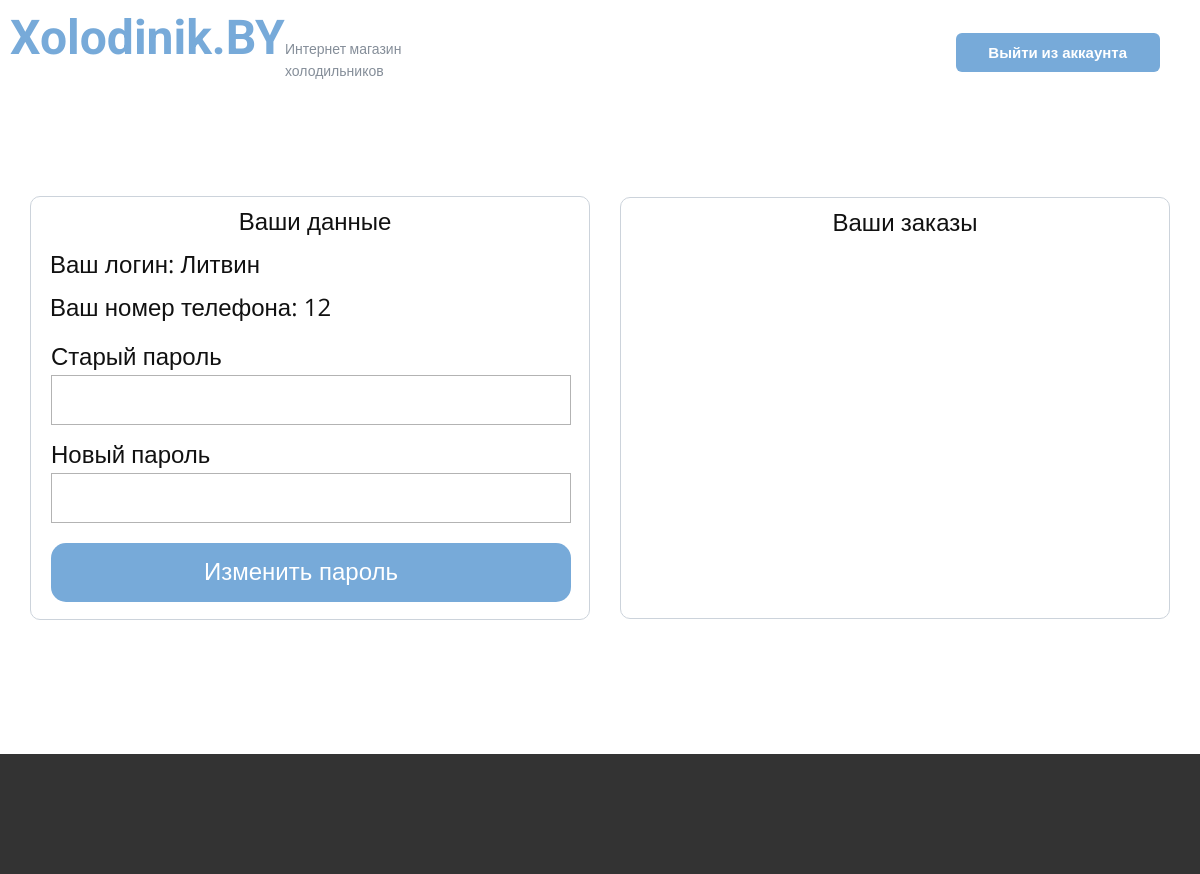
Before: /cub (signed in) with the older database file.
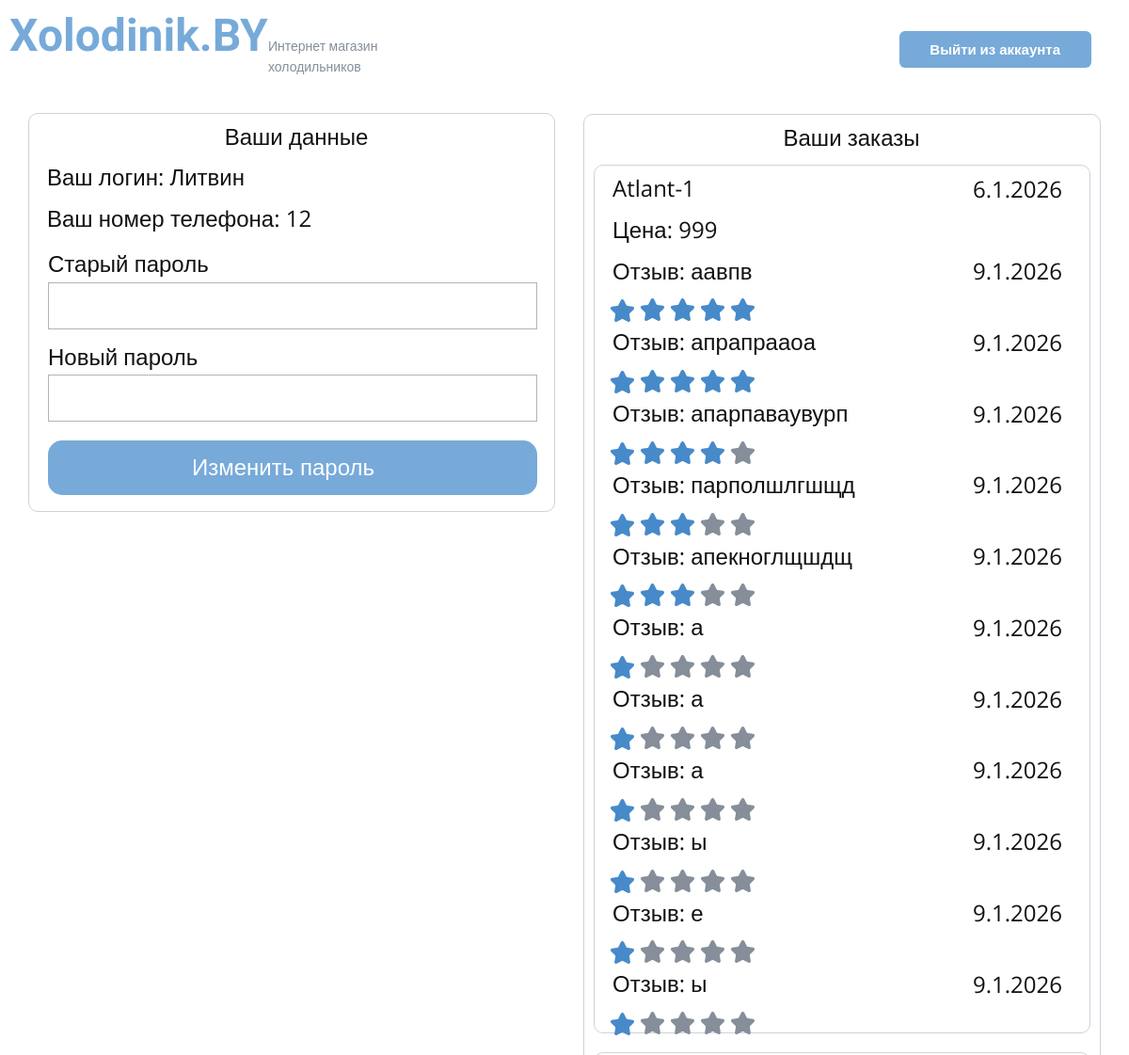
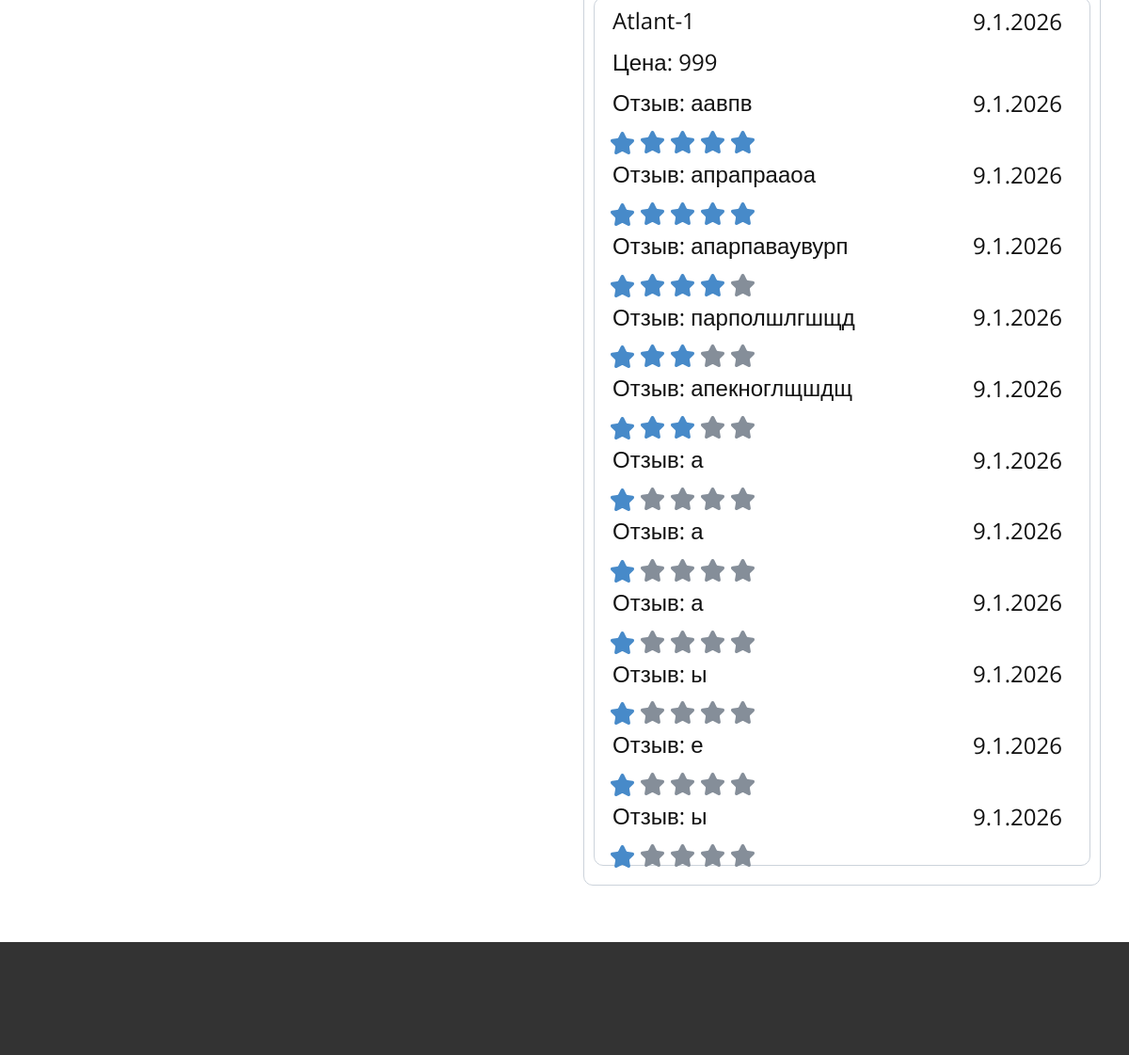
After: the same page with the newer database file (2 pictures, top to bottom).
### app.py (models this page shows)
class User(db.Model, UserMixin):
    id = db.Column(db.Integer, primary_key=True)
    login = db.Column(db.String(20), unique=True, nullable=False)
    phone_number = db.Column(db.String(13), unique=True, nullable=False)
    password = db.Column(db.String(100), nullable=False)
    role = db.Column(db.String(20))
    orders = db.relationship('Order', back_populates='user')
    reviews = db.relationship('Review', back_populates='user')

class Order(db.Model):
    id = db.Column(db.Integer, primary_key=True)
    user_phone_number = db.Column(db.String(20), nullable=False)
    user_email = db.Column(db.String(20), nullable=False)
    status = db.Column(db.String(20), nullable=False, default="на рассмотрении")
    date = db.Column(db.String(10), nullable=False)
    prod_id = db.Column(db.Integer, db.ForeignKey('prod.id'))
    prod = db.relationship('Prod', back_populates='orders')
    user_id = db.Column(db.Integer, db.ForeignKey('user.id'))
    user = db.relationship('User', back_populates='orders')

class Prod(db.Model):
    id = db.Column(db.Integer, primary_key=True)
    model = db.Column(db.String(20), nullable=False, unique=True)
    producer = db.Column(db.String(20), nullable=False)
    price = db.Column(db.Integer, nullable=False)
    width = db.Column(db.String(20), nullable=False)
    depth = db.Column(db.String(20), nullable=False)
    height = db.Column(db.String(20), nullable=False)
    weight = db.Column(db.String(20), nullable=False)
    volume = db.Column(db.String(20), nullable=False)
    service = db.Column(db.String(20), nullable=False)
    country = db.Column(db.String(20), nullable=False)
    category = db.Column(db.String(20), nullable=False)
    colling = db.Column(db.String(20), nullable=False)
    color = db.Column(db.String(20), nullable=False)
    energy_efficiency = db.Column(db.String(20), nullable=False)
    compressors = db.Column(db.String(20), nullable=False)
    noise = db.Column(db.String(20), nullable=False)
    handle = db.Column(db.String(20), nullable=False)
    guaranty = db.Column(db.String(20), nullable=False)
    control_unit = db.Column(db.String(20), nullable=False)
    power = db.Column(db.String(20), nullable=False)
    chambers = db.Column(db.String(20), nullable=False)
    doors = db.Column(db.String(20), nullable=False)
    useful_volume = db.Column(db.String(20), nullable=False)
    useful_volume_ref = db.Column(db.String(20), nullable=False)
    useful_volume_freezer = db.Column(db.String(20), nullable=False)
    voltage_frequency = db.Column(db.String(20), nullable=False)
    energy_consumption = db.Column(db.String(20), nullable=False)
    coolant = db.Column(db.String(20), nullable=False)
    series = db.Column(db.String(20), nullable=False)
    temperature = db.Column(db.String(20), nullable=False)
    defrosting_system = db.Column(db.String(20), nullable=False)
    shelves = db.Column(db.String(20), nullable=False)
    barriers = db.Column(db.String(20), nullable=False)
    baskets = db.Column(db.String(20), nullable=False)
    inserts = db.Column(db.String(20), nullable=False)
    stoppers = db.Column(db.String(20), nullable=False)
    freezer_temp = db.Column(db.String(20), nullable=False)
    freezing_capacity = db.Column(db.String(20), nullable=False)
    freezer_parts = db.Column(db.String(20), nullable=False)
    size_without = db.Column(db.String(20), nullable=False)
    size_with = db.Column(db.String(20), nullable=False)
    weight_without = db.Column(db.String(20), nullable=False)
    weight_with = db.Column(db.String(20), nullable=False)
    rating = db.Column(db.Float, nullable=False, default=0.0)
    description = db.Column(db.String(200), nullable=False)
    image_path = db.Column(db.String(50), nullable=False)
    orders = db.relationship('Order', back_populates='prod')
    reviews = db.relationship('Review', back_populates='prod')

class Review(db.Model):
    id = db.Column(db.Integer, primary_key=True)
    date = db.Column(db.String(10), nullable=False)
    grade = db.Column(db.Integer, nullable=False, default=1)
    text = db.Column(db.String(500), default="")
    order_id = db.Column(db.Integer, db.ForeignKey('order.id'))
    order = db.relationship('Order', backref='order')
    prod_id = db.Column(db.Integer, db.ForeignKey('prod.id'))
    prod = db.relationship('Prod', back_populates='reviews')
    user_id = db.Column(db.Integer, db.ForeignKey('user.id'))
    user = db.relationship('User', back_populates='reviews')

### app.py (the view, shortened to what this page needs)
@app.route("/cub", methods=["POST", "GET"])
@login_required
def cub():
    if current_user.orders:
        return render_template("cub.html", orders=current_user.orders)
    return render_template("cub.html")

### templates/cub.html (shortened to what this page needs)
<!DOCTYPE html>
<html lang="ru">
<head>
    <link rel="stylesheet" href="{{ url_for('static', filename='un.css') }}" media="screen">
    <link rel="stylesheet" href="{{ url_for('static', filename='panel.css') }}" media="screen">
    <link rel="stylesheet" href="{{ url_for('static', filename='cub.css') }}" media="screen">
</head>
<body>
  <header>
      <div class="head">
        <a class="logo" href="/">Xolodinik.BY</a>
        <p class="logo-text">Интернет магазин<br>холодильников</p>
        <a href="/logout" class="btn btn-2" style="margin-right: 30px !important;">Выйти из аккаунта</a>
      </div>
  </header>
  <section style="display: grid; place-items: center; min-height: 850px;">
      <div>
        <div class="border-1">
          <div class="user-data">
              <p class="text-1" style="text-align: center; width: 530px;">Ваши данные</p>
            <p class="text-1">Ваш логин: {{ current_user.login }}</p>
              <p class="text-1">Ваш номер телефона: {{ current_user.phone_number }}</p>
              <form class="form-1" name="form" method="post" style="margin-top: 10px; padding: 0;">
                        <div class="container-input">
                            <label for="old_password">Старый пароль</label>
                            <input type="password" id="old_password" name="old_password" class="input" required autocomplete="off">
                        </div>
                        <div class="container-input">
                            <label for="new_password">Новый пароль</label>
                            <input type="password" id="new_password" name="new_password" class="input" required autocomplete="off">
                        </div>
                        <button type="submit" name="user_id" value="{{ current_user.id }}">Изменить пароль</button>
                    </form>
          </div>
        </div>
        <div class="orders-cont border-1">
          <div class="order-cont-1">
              <p class="text-1" style="text-align: center; width: 530px;">Ваши заказы</p>
              {% if orders %}
              {% for order in orders %}
            <div class="order border-1">
              <div class="order-cont-1">
                <p class="text-1">{{ order.prod.model }}</p>
                <p class="text-2">{{ order.date }} </p>
                <p class="text-1">Цена: {{ order.prod.price }}</p>
                  {% if order.user.reviews %}
                  {% for review in order.user.reviews %}
                  <p class="text-1">Отзыв: {{ review.text }}</p>
                  <p class="text-2">{{ review.date }} </p>
                  <div class="rating-container">
                            {% if review.grade == 1 %}
                            <div class="review-star" style="margin-top: 0;">
                            </div>
                            <div class="review-star" style="margin-left: 39px; color: #858e99 !important;">
                                <svg preserveAspectRatio="none" viewBox="0 0 160 154" style="fill: currentColor;">
                                    <use href="#svg1"/>
                                </svg>
                            </div>
                            <div class="review-star" style="margin-left: 71px; color: #858e99 !important;">
                                <svg preserveAspectRatio="none" viewBox="0 0 160 154" style="fill: currentColor;">
                                    <use href="#svg1"/>
                                </svg>
                            </div>
                            <div class="review-star" style="margin-left: 103px; color: #858e99 !important;">
                                <svg preserveAspectRatio="none" viewBox="0 0 160 154" style="fill: currentColor;">
                                    <use href="#svg1"/>
                                </svg>
                            </div>
                            <div class="review-star" style="margin-left: 135px; color: #858e99 !important;">
                                <svg preserveAspectRatio="none" viewBox="0 0 160 154" style="fill: currentColor;">
                                    <use href="#svg1"/>
                                </svg>
                            </div>
                            {% elif review.grade == 3 %}
                            <div class="review-star" style="margin-top: 0;">
                            </div>
                            <div class="review-star" style="margin-left: 39px;">
                                <svg preserveAspectRatio="none" viewBox="0 0 160 154" style="fill: currentColor;">
                                    <use href="#svg1"/>
                                </svg>
                            </div>
                            <div class="review-star" style="margin-left: 71px;">
                                <svg preserveAspectRatio="none" viewBox="0 0 160 154" style="fill: currentColor;">
                                    <use href="#svg1"/>
                                </svg>
                            </div>
                            <div class="review-star" style="margin-left: 103px;  color: #858e99 !important;">
                                <svg preserveAspectRatio="none" viewBox="0 0 160 154" style="fill: currentColor;">
                                    <use href="#svg1"/>
                                </svg>
                            </div>
                            <div class="review-star" style="margin-left: 135px; color: #858e99 !important;">
                                <svg preserveAspectRatio="none" viewBox="0 0 160 154" style="fill: currentColor;">
                                    <use href="#svg1"/>
                                </svg>
                            </div>
                            {% elif review.grade == 4 %}
                            <div class="review-star" style="margin-top: 0;">
                            </div>
                            <div class="review-star" style="margin-left: 39px;">
                                <svg preserveAspectRatio="none" viewBox="0 0 160 154" style="fill: currentColor;">
                                    <use href="#svg1"/>
                                </svg>
                            </div>
                            <div class="review-star" style="margin-left: 71px;">
                                <svg preserveAspectRatio="none" viewBox="0 0 160 154" style="fill: currentColor;">
                                    <use href="#svg1"/>
                                </svg>
                            </div>
                            <div class="review-star" style="margin-left: 103px;">
                                <svg preserveAspectRatio="none" viewBox="0 0 160 154" style="fill: currentColor;">
                                    <use href="#svg1"/>
                                </svg>
                            </div>
                            <div class="review-star" style="margin-left: 135px; color: #858e99 !important;">
                                <svg preserveAspectRatio="none" viewBox="0 0 160 154" style="fill: currentColor;">
                                    <use href="#svg1"/>
                                </svg>
                            </div>
                            {% elif review.grade == 5 %}
                            <div class="review-star" style="margin-top: 0;">
                            </div>
                            <div class="review-star" style="margin-left: 39px;">
                                <svg preserveAspectRatio="none" viewBox="0 0 160 154" style="fill: currentColor;">
                                    <use href="#svg1"/>
                                </svg>
                            </div>
                            <div class="review-star" style="margin-left: 71px;">
                                <svg preserveAspectRatio="none" viewBox="0 0 160 154" style="fill: currentColor;">
                                    <use href="#svg1"/>
                                </svg>
                            </div>
                            <div class="review-star" style="margin-left: 103px;">
                                <svg preserveAspectRatio="none" viewBox="0 0 160 154" style="fill: currentColor;">
                                    <use href="#svg1"/>
                                </svg>
                            </div>
                            <div class="review-star" style="margin-left: 135px;">
                                <svg preserveAspectRatio="none" viewBox="0 0 160 154" style="fill: currentColor;">
                                    <use href="#svg1"/>
                                </svg>
                            </div>
                            {% endif %}
                        </div>
                  {% endfor %}
                  {% endif %}
              </div>
            </div>
              {% endfor %}
              {% endif %}
          </div>
        </div>
          </div>
    </section>
<footer></footer>
</body>
</html>

Changed rows visible on the page:
added Order: prod.model "Atlant-1", date "6.1.2026", prod.price "999"
added Review: text "аавпв", date "9.1.2026", grade 5 (drawn)
added Review: text "апрапрааоа", date "9.1.2026", grade 5 (drawn)
added Review: text "апарпаваувурп", date "9.1.2026", grade 4 (drawn)
added Review: text "парполшлгшщд", date "9.1.2026", grade 3 (drawn)
added Review: text "апекноглщшдщ", date "9.1.2026", grade 3 (drawn)
added Review: text "а", date "9.1.2026", grade 1 (drawn)
added Review: text "а", date "9.1.2026", grade 1 (drawn)
added Review: text "а", date "9.1.2026", grade 1 (drawn)
added Review: text "ы", date "9.1.2026", grade 1 (drawn)
added Review: text "е", date "9.1.2026", grade 1 (drawn)
added Review: text "ы", date "9.1.2026", grade 1 (drawn)
added Order: prod.model "Atlant-1", date "9.1.2026", prod.price "999"
